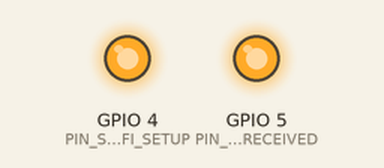
The sketch below on a simulated ESP8266 (NodeMCU). Parts: output pins drawn as LEDs (lit = HIGH). WiFi joins after 1.5 s; servers stay silent unless stated; pins used as bus, display or sensor lines are not drawn; what the sketch prints to the serial monitor is not drawn.

Above: at 0.1 s.
At 1.6 s:
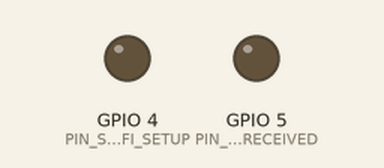
Timing chart, 0 to 3.1 s (numbered marks = the images above):
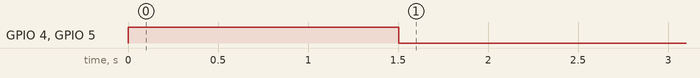

The sketch:

Arduino_ESP8266_UDP_SEND_SHUTDOWN.ino
```cpp
/*
 * Meant to be flashed onto an ESP8266 and be conectetd to the same network as the test Pi (via WIFI).
 *
 * After startup this code sends a udp packaeg and then trys to pull down CH_PD at the end of the scetch to disable the microchip.
 *
 */

#include <ESP8266WiFi.h>
#include <WiFiUdp.h>

// Set WiFi credentials
#define WIFI_SSID "WIFI"
#define WIFI_PASS "password1234567890"

//remote
#define RECIVER_IP "10.10.10.21"
#define UDP_PORT 6666

#define POWER_PIN 14  //D5 needs to be conected to the EN Pin

#define PIN_SHOW_WIFI_SETUP 4 //D2 -> ppk2 D0
#define PIN_SHOW_RECEIVED 5   //D1 -> ppk2 D1

WiFiUDP Udp;

char  ReplyBuffer[] = "Hi";       // a string to send back

void setup() {
  pinMode(POWER_PIN, OUTPUT);
  digitalWrite(POWER_PIN, HIGH);

  pinMode(PIN_SHOW_WIFI_SETUP, OUTPUT);
  pinMode(PIN_SHOW_RECEIVED, OUTPUT);
  digitalWrite(PIN_SHOW_WIFI_SETUP, LOW);
  digitalWrite(PIN_SHOW_RECEIVED, HIGH);


  // Setup serial port
  Serial.begin(74880);
  Serial.println();

  // Begin WiFi
  digitalWrite(PIN_SHOW_WIFI_SETUP, HIGH);
  WiFi.begin(WIFI_SSID, WIFI_PASS);

  // Connecting to WiFi...
  Serial.print("Connecting to ");
  Serial.print(WIFI_SSID);
  // Loop continuously while WiFi is not connected
  int count = 0;
  while (WiFi.status() != WL_CONNECTED)
  {
    count++;
    if(count > 32){
      WiFi.begin(WIFI_SSID, WIFI_PASS);
      count = 0;
    }
    delay(500);
    Serial.print(".");
  }

  // Connected to WiFi
  Serial.println();
  Serial.print("Connected! IP address: ");
  Serial.println(WiFi.localIP());
  digitalWrite(PIN_SHOW_WIFI_SETUP, LOW);

  Udp.beginPacket(RECIVER_IP, UDP_PORT);
  Udp.write(ReplyBuffer);
  Udp.endPacket();
  Serial.println("sended");

  delay(10);
  digitalWrite(PIN_SHOW_RECEIVED, LOW);
  digitalWrite(POWER_PIN, LOW);

}

void loop() {
  digitalWrite(POWER_PIN, LOW); // should never reach this, but just for good measure
  Serial.println("Error"); // should never reach this
  delay(500);
}
```
